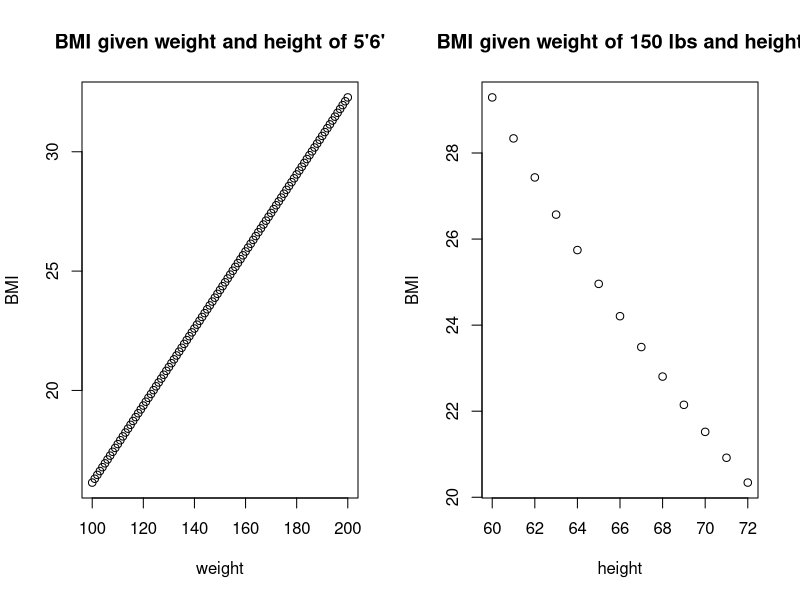

Write the R code that produced this figure.
## ---- chunk 1

par(mfrow=c(1,2))
weight <- 100:200
height <- 66
BMI <- weight * 703 / height^2
plot(weight, BMI, main="BMI given weight and height of 5'6'")
weight <- 150
height <- 60:72
BMI <- weight * 703 / height^2
plot(height, BMI, main="BMI given weight of 150 lbs and height")

